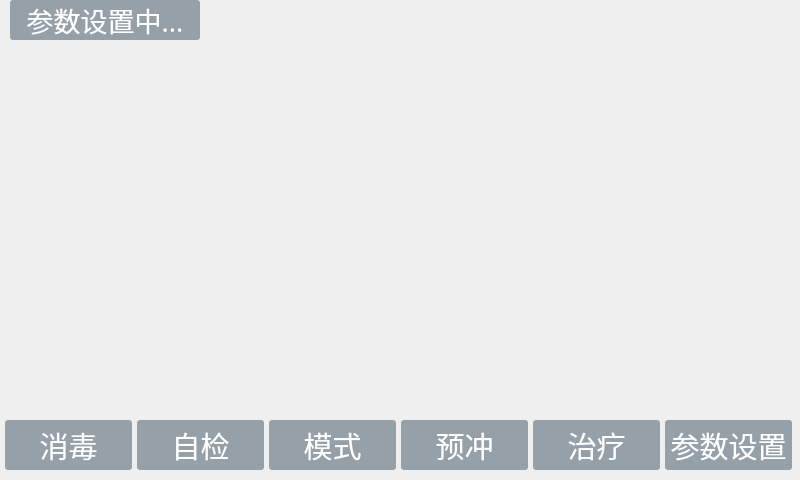
<?xml version="1.0" encoding="UTF-8"?>
<ui version="4.0">
 <class>SetParameter</class>
 <widget class="QWidget" name="SetParameter">
  <property name="geometry">
   <rect>
    <x>0</x>
    <y>0</y>
    <width>800</width>
    <height>480</height>
   </rect>
  </property>
  <property name="windowTitle">
   <string>Form</string>
  </property>
  <widget class="QPushButton" name="pushSetmodel">
   <property name="geometry">
    <rect>
     <x>269</x>
     <y>420</y>
     <width>127</width>
     <height>50</height>
    </rect>
   </property>
   <property name="font">
    <font>
     <pointsize>22</pointsize>
    </font>
   </property>
   <property name="styleSheet">
    <string notr="true">QPushButton { background-color: rgb(150,160,168); border-radius: 3px; color: rgb(255, 255, 255); } QPushButton:hover { background-color: rgb(123,147,168); }
QPushButton:focus { background-color: rgb(123,147,168); }</string>
   </property>
   <property name="text">
    <string>模式</string>
   </property>
  </widget>
  <widget class="QPushButton" name="pushClean">
   <property name="geometry">
    <rect>
     <x>5</x>
     <y>420</y>
     <width>127</width>
     <height>50</height>
    </rect>
   </property>
   <property name="font">
    <font>
     <pointsize>22</pointsize>
    </font>
   </property>
   <property name="styleSheet">
    <string notr="true">QPushButton { background-color: rgb(150,160,168); border-radius: 3px; color: rgb(255, 255, 255); } QPushButton:hover { background-color: rgb(123,147,168); }
QPushButton:focus { background-color: rgb(123,147,168); }</string>
   </property>
   <property name="text">
    <string>消毒</string>
   </property>
  </widget>
  <widget class="QLabel" name="label_flag">
   <property name="geometry">
    <rect>
     <x>10</x>
     <y>0</y>
     <width>190</width>
     <height>40</height>
    </rect>
   </property>
   <property name="font">
    <font>
     <family>Tlwg Typewriter</family>
     <pointsize>20</pointsize>
    </font>
   </property>
   <property name="styleSheet">
    <string notr="true">QLabel { background-color: rgb(150,160,168); border-radius: 3px; color: rgb(255, 255, 255); }
</string>
   </property>
   <property name="text">
    <string>参数设置中...</string>
   </property>
   <property name="alignment">
    <set>Qt::AlignCenter</set>
   </property>
  </widget>
  <widget class="QPushButton" name="pushPrime">
   <property name="geometry">
    <rect>
     <x>401</x>
     <y>420</y>
     <width>127</width>
     <height>50</height>
    </rect>
   </property>
   <property name="font">
    <font>
     <pointsize>22</pointsize>
    </font>
   </property>
   <property name="styleSheet">
    <string notr="true">QPushButton { background-color: rgb(150,160,168); border-radius: 3px; color: rgb(255, 255, 255); } QPushButton:hover { background-color: rgb(123,147,168); }
QPushButton:focus { background-color: rgb(123,147,168); }</string>
   </property>
   <property name="text">
    <string>预冲</string>
   </property>
  </widget>
  <widget class="QPushButton" name="pushCheck">
   <property name="geometry">
    <rect>
     <x>137</x>
     <y>420</y>
     <width>127</width>
     <height>50</height>
    </rect>
   </property>
   <property name="font">
    <font>
     <pointsize>22</pointsize>
    </font>
   </property>
   <property name="styleSheet">
    <string notr="true">QPushButton { background-color: rgb(150,160,168); border-radius: 3px; color: rgb(255, 255, 255); } QPushButton:hover { background-color: rgb(123,147,168); }
QPushButton:focus { background-color: rgb(123,147,168); }</string>
   </property>
   <property name="text">
    <string>自检</string>
   </property>
  </widget>
  <widget class="QPushButton" name="pushProcess">
   <property name="geometry">
    <rect>
     <x>533</x>
     <y>420</y>
     <width>127</width>
     <height>50</height>
    </rect>
   </property>
   <property name="font">
    <font>
     <pointsize>22</pointsize>
    </font>
   </property>
   <property name="styleSheet">
    <string notr="true">QPushButton { background-color: rgb(150,160,168); border-radius: 3px; color: rgb(255, 255, 255); } QPushButton:hover { background-color: rgb(123,147,168); }
QPushButton:focus { background-color: rgb(123,147,168); }
</string>
   </property>
   <property name="text">
    <string>治疗</string>
   </property>
   <property name="autoDefault">
    <bool>false</bool>
   </property>
  </widget>
  <widget class="QPushButton" name="pushSetParatmeter">
   <property name="geometry">
    <rect>
     <x>665</x>
     <y>420</y>
     <width>127</width>
     <height>50</height>
    </rect>
   </property>
   <property name="font">
    <font>
     <pointsize>22</pointsize>
    </font>
   </property>
   <property name="styleSheet">
    <string notr="true">QPushButton { background-color: rgb(150,160,168); border-radius: 3px; color: rgb(255, 255, 255); } QPushButton:hover { background-color: rgb(123,147,168); }
QPushButton:focus { background-color: rgb(123,147,168); }</string>
   </property>
   <property name="text">
    <string>参数设置</string>
   </property>
   <property name="autoDefault">
    <bool>false</bool>
   </property>
   <property name="default">
    <bool>false</bool>
   </property>
   <property name="flat">
    <bool>false</bool>
   </property>
  </widget>
 </widget>
 <resources/>
 <connections/>
</ui>
